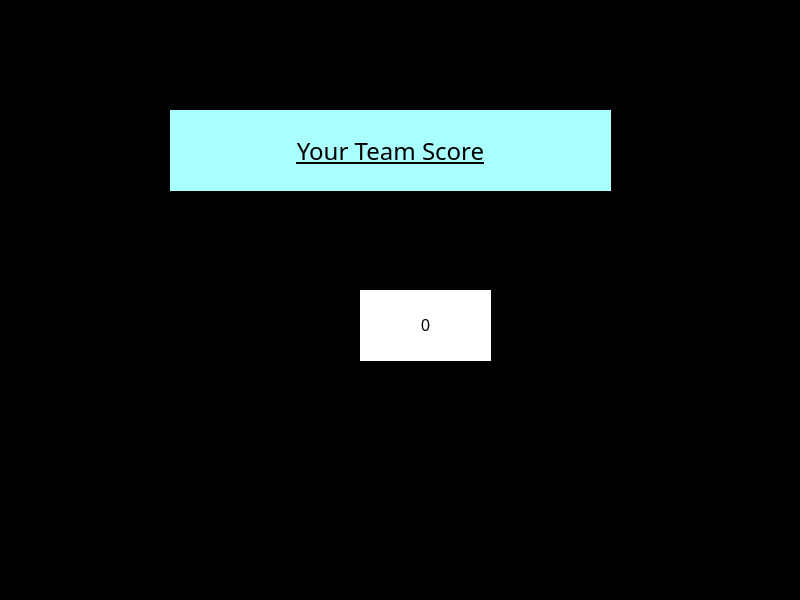
<?xml version="1.0" encoding="UTF-8"?>
<ui version="4.0">
 <class>MainWindow</class>
 <widget class="QMainWindow" name="MainWindow">
  <property name="geometry">
   <rect>
    <x>0</x>
    <y>0</y>
    <width>800</width>
    <height>600</height>
   </rect>
  </property>
  <property name="windowTitle">
   <string>MainWindow</string>
  </property>
  <property name="styleSheet">
   <string notr="true">background-color: rgb(0, 0, 0);</string>
  </property>
  <widget class="QWidget" name="centralwidget">
   <widget class="QLabel" name="label">
    <property name="geometry">
     <rect>
      <x>170</x>
      <y>110</y>
      <width>441</width>
      <height>81</height>
     </rect>
    </property>
    <property name="font">
     <font>
      <family>MV Boli</family>
      <pointsize>18</pointsize>
      <underline>true</underline>
     </font>
    </property>
    <property name="styleSheet">
     <string notr="true">background-color: rgb(170, 255, 255);</string>
    </property>
    <property name="text">
     <string>Your Team Score</string>
    </property>
    <property name="alignment">
     <set>Qt::AlignCenter</set>
    </property>
   </widget>
   <widget class="QLabel" name="label_2">
    <property name="geometry">
     <rect>
      <x>360</x>
      <y>290</y>
      <width>131</width>
      <height>71</height>
     </rect>
    </property>
    <property name="font">
     <font>
      <pointsize>12</pointsize>
     </font>
    </property>
    <property name="styleSheet">
     <string notr="true">background-color: rgb(255, 255, 255);</string>
    </property>
    <property name="text">
     <string>0</string>
    </property>
    <property name="alignment">
     <set>Qt::AlignCenter</set>
    </property>
   </widget>
  </widget>
  <widget class="QMenuBar" name="menubar">
   <property name="geometry">
    <rect>
     <x>0</x>
     <y>0</y>
     <width>800</width>
     <height>31</height>
    </rect>
   </property>
  </widget>
  <widget class="QStatusBar" name="statusbar"/>
 </widget>
 <resources/>
 <connections/>
</ui>
